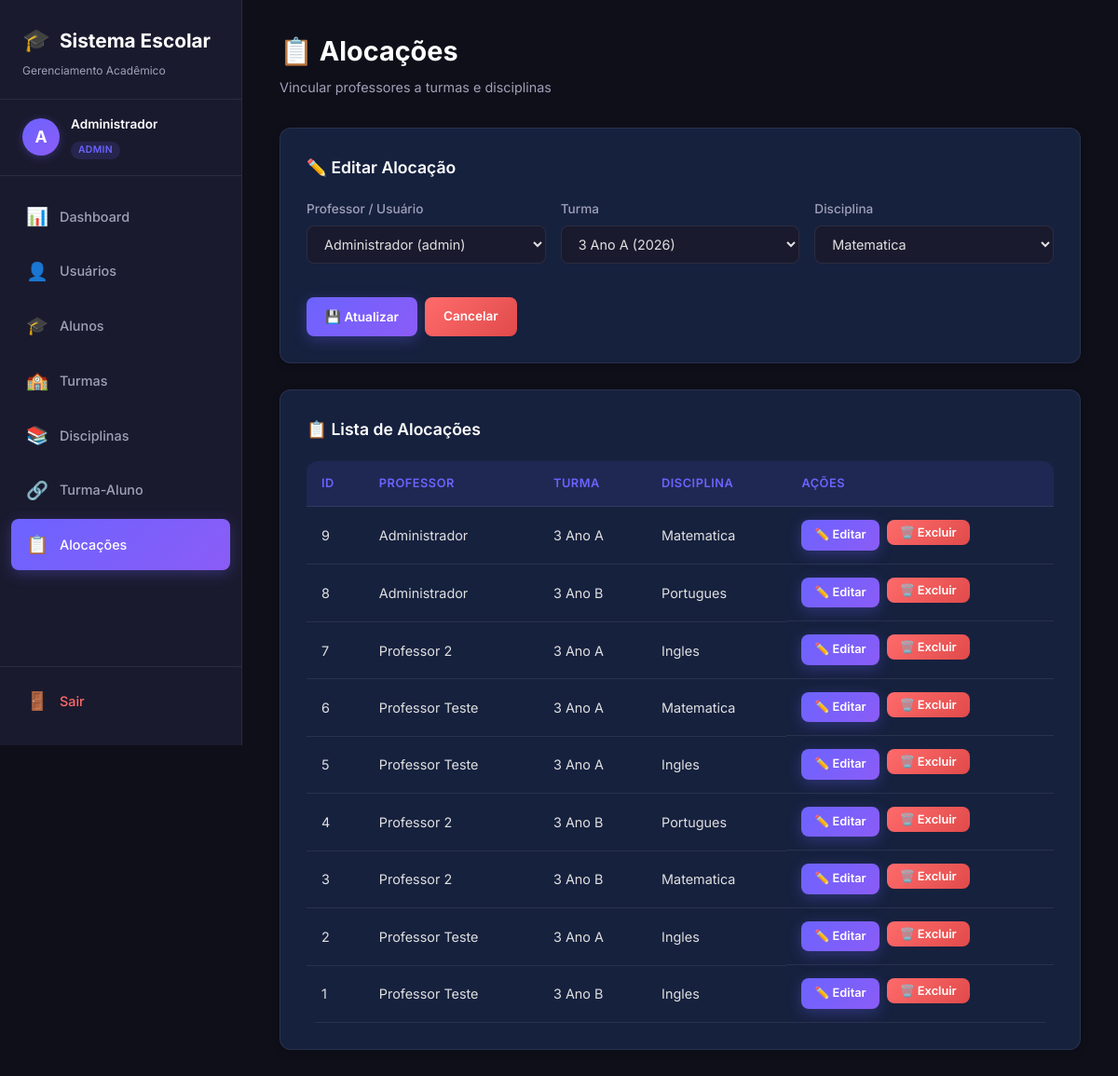
The page /index.php?page=alocacoes&edit=9 (signed in) on the database its author committed.
### tables this page shows
CREATE TABLE alocacoes (
        id INTEGER PRIMARY KEY AUTOINCREMENT,
        usuario_id INTEGER NOT NULL,
        turma_id INTEGER NOT NULL,
        disciplina_id INTEGER NOT NULL,
        FOREIGN KEY (usuario_id) REFERENCES usuarios(id) ON DELETE CASCADE,
        FOREIGN KEY (turma_id) REFERENCES turmas(id) ON DELETE CASCADE,
        FOREIGN KEY (disciplina_id) REFERENCES disciplinas(id) ON DELETE CASCADE
    );

CREATE TABLE usuarios (
        id INTEGER PRIMARY KEY AUTOINCREMENT,
        nome VARCHAR(100) NOT NULL,
        email VARCHAR(100) NOT NULL UNIQUE,
        senha VARCHAR(255) NOT NULL,
        perfil TEXT CHECK(perfil IN ('admin','professor')) NOT NULL
    );

CREATE TABLE turmas (
        id INTEGER PRIMARY KEY AUTOINCREMENT,
        nome VARCHAR(45) NOT NULL,
        ano_letivo INTEGER NOT NULL
    );

CREATE TABLE disciplinas (
        id INTEGER PRIMARY KEY AUTOINCREMENT,
        nome VARCHAR(45) NOT NULL
    );

### app/controllers/AlocacaoController.php (called while the page is built, shortened)
<?php
require_once __DIR__ . '/../models/Alocacao.php';
require_once __DIR__ . '/../models/Usuario.php';
require_once __DIR__ . '/../models/Turma.php';
require_once __DIR__ . '/../models/Disciplina.php';
class AlocacaoController {
    private $model;
    private $pdo;
    public function __construct($pdo) {
        $this->pdo = $pdo;
        $this->model = new Alocacao($pdo);
    }
    public function index() {
        $editData = null;
        if (isset($_GET['edit'])) {
            $editData = $this->model->getById($_GET['edit']);
        }
        $registros = $this->model->getAllWithJoin();
        $usuarios = (new Usuario($this->pdo))->getAll();
        $turmas = (new Turma($this->pdo))->getAll();
        $disciplinas = (new Disciplina($this->pdo))->getAll();
        include __DIR__ . '/../views/layout/header.php';
        include __DIR__ . '/../views/layout/sidebar.php';
        include __DIR__ . '/../views/alocacoes/index.php';
        include __DIR__ . '/../views/layout/footer.php';
    }
}
?>

### app/models/Alocacao.php (called while the page is built, shortened)
<?php
class Alocacao {
    private $pdo;
    public function __construct($pdo) {
        $this->pdo = $pdo;
    }
    public function getAllWithJoin() {
        return $this->pdo->query("
            SELECT al.id, al.usuario_id, al.turma_id, al.disciplina_id,
                   u.nome AS usuario_nome, t.nome AS turma_nome, d.nome AS disciplina_nome
            FROM alocacoes al
            JOIN usuarios u ON al.usuario_id = u.id
            JOIN turmas t ON al.turma_id = t.id
            JOIN disciplinas d ON al.disciplina_id = d.id
            ORDER BY al.id DESC
        ")->fetchAll();
    }
    public function getById($id) {
        $stmt = $this->pdo->prepare("SELECT * FROM alocacoes WHERE id = ?");
        $stmt->execute([$id]);
        return $stmt->fetch();
    }
}
?>

### app/models/Usuario.php (called while the page is built, shortened)
<?php
class Usuario {
    private $pdo;
    public function __construct($pdo) {
        $this->pdo = $pdo;
    }
    public function getAll() {
        return $this->pdo->query("SELECT * FROM usuarios ORDER BY id DESC")->fetchAll();
    }
}
?>

### app/models/Turma.php (called while the page is built, shortened)
<?php
class Turma {
    private $pdo;
    public function __construct($pdo) {
        $this->pdo = $pdo;
    }
    public function getAll() {
        return $this->pdo->query("SELECT * FROM turmas ORDER BY id DESC")->fetchAll();
    }
}
?>

### app/models/Disciplina.php (called while the page is built, shortened)
<?php
class Disciplina {
    private $pdo;
    public function __construct($pdo) {
        $this->pdo = $pdo;
    }
    public function getAll() {
        return $this->pdo->query("SELECT * FROM disciplinas ORDER BY id DESC")->fetchAll();
    }
}
?>

### app/views/alocacoes/index.php (the view, shortened to what this page needs)
<div class="main-content">
    <div class="page-header">
        <h1>📋 Alocações</h1>
        <p>Vincular professores a turmas e disciplinas</p>
    </div>
    <div class="card">
        <h3 class="card-title"><?= $editData ? '✏️ Editar Alocação' : '➕ Nova Alocação' ?></h3>
        <form method="POST" action="index.php?page=alocacoes">
            <div class="form-grid">
                <div class="form-group">
                    <label>Professor / Usuário</label>
                    <select name="usuario_id" required>
                        <?php foreach ($usuarios as $u): ?>
                            <option value="<?= $u['id'] ?>" <?= ($editData['usuario_id'] ?? '') == $u['id'] ? 'selected' : '' ?>>
                                <?= htmlspecialchars($u['nome']) ?> (<?= $u['perfil'] ?>)
                            </option>
                        <?php endforeach; ?>
                    </select>
                </div>
                <div class="form-group">
                    <label>Turma</label>
                    <select name="turma_id" required>
                        <?php foreach ($turmas as $t): ?>
                            <option value="<?= $t['id'] ?>" <?= ($editData['turma_id'] ?? '') == $t['id'] ? 'selected' : '' ?>>
                                <?= htmlspecialchars($t['nome']) ?> (<?= $t['ano_letivo'] ?>)
                            </option>
                        <?php endforeach; ?>
                    </select>
                </div>
                <div class="form-group">
                    <label>Disciplina</label>
                    <select name="disciplina_id" required>
                        <?php foreach ($disciplinas as $d): ?>
                            <option value="<?= $d['id'] ?>" <?= ($editData['disciplina_id'] ?? '') == $d['id'] ? 'selected' : '' ?>>
                                <?= htmlspecialchars($d['nome']) ?>
                            </option>
                        <?php endforeach; ?>
                    </select>
                </div>
            </div>
            <div class="btn-group">
                <button type="submit" class="btn btn-primary"><?= $editData ? '💾 Atualizar' : '➕ Cadastrar' ?></button>
                <?php if ($editData): ?>
                    <a href="index.php?page=alocacoes" class="btn btn-danger">Cancelar</a>
                <?php endif; ?>
            </div>
        </form>
    </div>
    <div class="card">
        <h3 class="card-title">📋 Lista de Alocações</h3>
        <?php if (empty($registros)): ?>
            <div class="empty-state">
                <div class="empty-icon">📋</div>
                <p>Nenhuma alocação cadastrada ainda.</p>
            </div>
        <?php else: ?>
            <div class="table-wrapper">
                <table>
                    <thead>
                        <tr>
                            <th>ID</th>
                            <th>Professor</th>
                            <th>Turma</th>
                            <th>Disciplina</th>
                            <th>Ações</th>
                        </tr>
                    </thead>
                    <tbody>
                        <?php foreach ($registros as $r): ?>
                        <tr>
                            <td><?= $r['id'] ?></td>
                            <td><?= htmlspecialchars($r['usuario_nome']) ?></td>
                            <td><?= htmlspecialchars($r['turma_nome']) ?></td>
                            <td><?= htmlspecialchars($r['disciplina_nome']) ?></td>
                            <td class="actions">
                                <a href="index.php?page=alocacoes&edit=<?= $r['id'] ?>" class="btn btn-primary btn-sm">✏️ Editar</a>
                                <form method="POST" action="index.php?page=alocacoes" style="display:inline" onsubmit="return confirm('Deseja excluir esta alocação?')">
                                    <button type="submit" class="btn btn-danger btn-sm">🗑️ Excluir</button>
                                </form>
                            </td>
                        </tr>
                        <?php endforeach; ?>
                    </tbody>
                </table>
            </div>
        <?php endif; ?>
    </div>
</div>

### style.css (style rules this page uses)
:root { --bg-primary: #0f0f1a; --bg-secondary: #1a1a2e; --bg-card: #16213e; --bg-input: #1a1a2e; --text-primary: #e0e0e0; --text-secondary: #a0a0b8; --text-heading: #ffffff; --accent: #6c63ff; --accent-hover: #5a52d5; --accent-glow: rgba(108, 99, 255, 0.3); --success: #00c9a7; --success-hover: #00a88a; --danger: #ff6b6b; --danger-hover: #e04a4a; --warning: #ffc107; --border: rgba(255, 255, 255, 0.08); --border-focus: rgba(108, 99, 255, 0.5); --shadow: 0 8px 32px rgba(0, 0, 0, 0.3); --shadow-sm: 0 2px 8px rgba(0, 0, 0, 0.2); --radius: 12px; --radius-sm: 8px; --transition: all 0.3s cubic-bezier(0.4, 0, 0.2, 1); }
*, *::before, *::after { margin: 0; padding: 0; box-sizing: border-box; }
html { scroll-behavior: smooth; }
body { font-family: 'Inter', -apple-system, BlinkMacSystemFont, sans-serif; background: var(--bg-primary); color: var(--text-primary); min-height: 100vh; line-height: 1.6; }
.main-content { margin-left: 260px; padding: 32px 40px; min-height: 100vh; }
.page-header { margin-bottom: 32px; }
.page-header h1 { font-size: 1.8rem; font-weight: 700; color: var(--text-heading); margin-bottom: 4px; }
.page-header p { color: var(--text-secondary); font-size: 0.9rem; }
.card { background: var(--bg-card); border: 1px solid var(--border); border-radius: var(--radius); padding: 28px; margin-bottom: 28px; box-shadow: var(--shadow-sm); }
.card-title { font-size: 1.1rem; font-weight: 600; color: var(--text-heading); margin-bottom: 20px; display: flex; align-items: center; gap: 8px; }
.form-grid { display: grid; grid-template-columns: repeat(auto-fit, minmax(250px, 1fr)); gap: 16px; }
.form-group { margin-bottom: 16px; }
.form-group label { display: block; font-size: 0.85rem; font-weight: 500; color: var(--text-secondary); margin-bottom: 6px; }
.form-group input, .form-group select { width: 100%; padding: 10px 14px; background: var(--bg-input); border: 1px solid var(--border); border-radius: var(--radius-sm); color: var(--text-primary); font-family: 'Inter', sans-serif; font-size: 0.9rem; transition: var(--transition); outline: none; }
.form-group select option { background: var(--bg-secondary); color: var(--text-primary); }
.btn { display: inline-flex; align-items: center; gap: 6px; padding: 10px 20px; font-family: 'Inter', sans-serif; font-size: 0.85rem; font-weight: 600; border: none; border-radius: var(--radius-sm); cursor: pointer; transition: var(--transition); text-decoration: none; }
.btn-primary { background: linear-gradient(135deg, var(--accent), #8b5cf6); color: #fff; box-shadow: 0 4px 15px var(--accent-glow); }
.btn-danger { background: linear-gradient(135deg, var(--danger), #e04a4a); color: #fff; }
.btn-sm { padding: 6px 14px; font-size: 0.8rem; }
.btn-group { display: flex; gap: 8px; margin-top: 20px; }
.table-wrapper { overflow-x: auto; border-radius: var(--radius); }
table { width: 100%; border-collapse: collapse; }
thead th { background: rgba(108, 99, 255, 0.1); color: var(--accent); font-size: 0.8rem; font-weight: 600; text-transform: uppercase; letter-spacing: 0.5px; padding: 14px 16px; text-align: left; border-bottom: 1px solid var(--border); }
tbody tr { transition: var(--transition); }
tbody td { padding: 14px 16px; font-size: 0.9rem; border-bottom: 1px solid var(--border); color: var(--text-primary); }
.actions { display: flex; gap: 8px; }

### rows shown on the page
alocacoes: usuario_id "Administrador (admin)", turma_id "3 Ano A (2026)", disciplina_id "Matematica", id "9", usuario.nome "Administrador", turma.nome "3 Ano A", disciplina.nome "Matematica"
alocacoes: id "8", usuario.nome "Administrador", turma.nome "3 Ano B", disciplina.nome "Portugues"
alocacoes: id "7", usuario.nome "Professor 2", turma.nome "3 Ano A", disciplina.nome "Ingles"
alocacoes: id "6", usuario.nome "Professor Teste", turma.nome "3 Ano A", disciplina.nome "Matematica"
alocacoes: id "5", usuario.nome "Professor Teste", turma.nome "3 Ano A", disciplina.nome "Ingles"
alocacoes: id "4", usuario.nome "Professor 2", turma.nome "3 Ano B", disciplina.nome "Portugues"
alocacoes: id "3", usuario.nome "Professor 2", turma.nome "3 Ano B", disciplina.nome "Matematica"
alocacoes: id "2", usuario.nome "Professor Teste", turma.nome "3 Ano A", disciplina.nome "Ingles"
alocacoes: id "1", usuario.nome "Professor Teste", turma.nome "3 Ano B", disciplina.nome "Ingles"

### other values the page prints
mb_substr($userName, 0, 1, 'UTF-8') "A"
$userName "Administrador"
$userPerfil "ADMIN"
$item['icon'] "📊"
$item['label'] "Dashboard"
$item['icon'] "👤"
$item['label'] "Usuários"
$item['icon'] "🎓"
$item['label'] "Alunos"
$item['icon'] "🏫"
$item['label'] "Turmas"
$item['icon'] "📚"
$item['label'] "Disciplinas"
$item['icon'] "🔗"
$item['label'] "Turma-Aluno"
